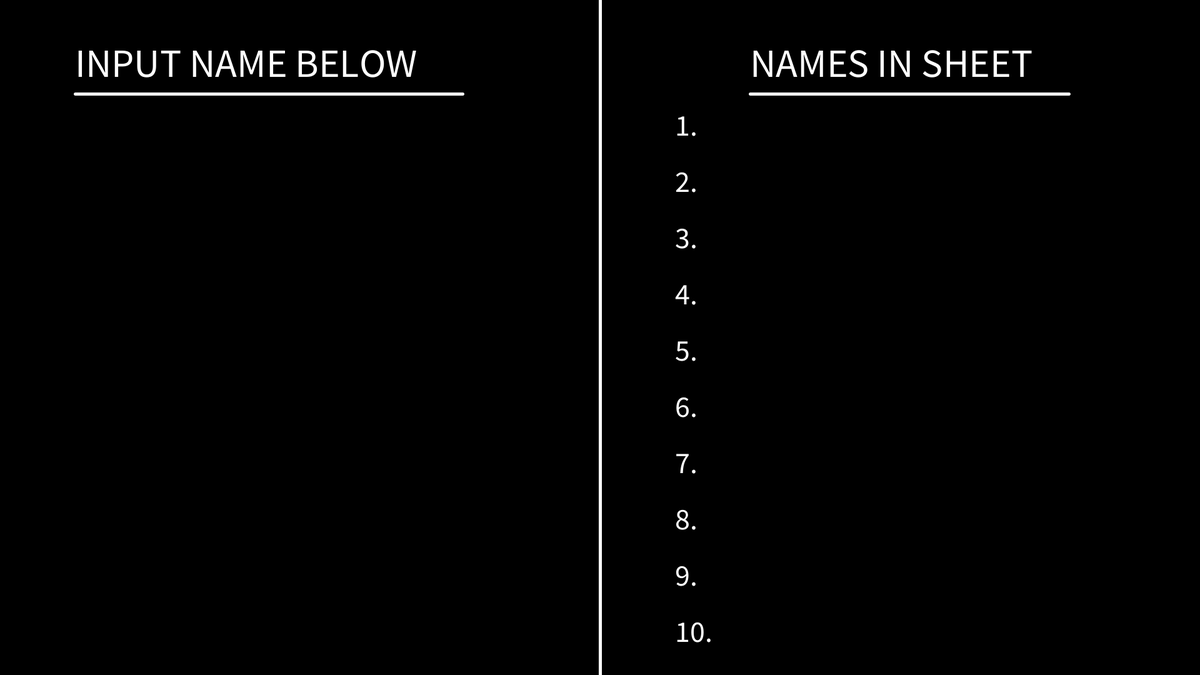
Frame 1 (no input)
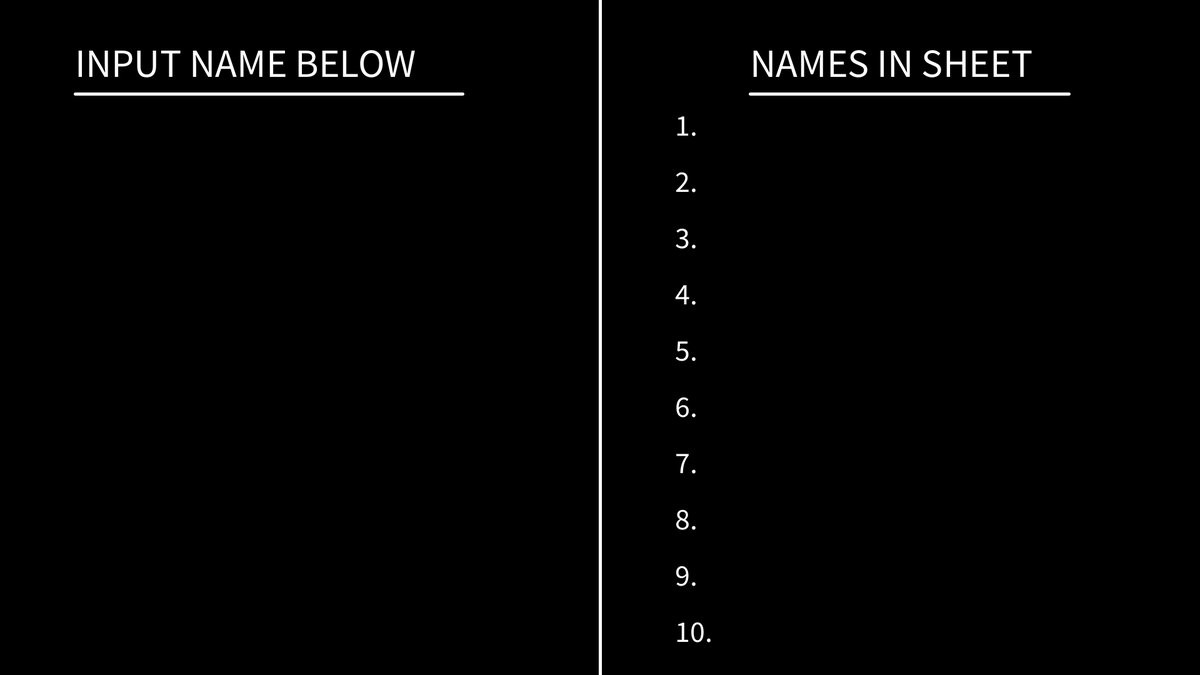
Frame 60 (the mouse pressed at the canvas centre just before this capture)
Frame 120 (the mouse held since frame 60 and released just before this capture): identical to frame 60, image omitted

The Processing sketch that drew these frames (run headless with seeded random() and noise(); from frame 60 on, the mouse is pressed at the canvas centre):

// Processing sketch: Arrays_04_SignupSheet
// ── Arrays_04_SignupSheet.pde
/*
Arrays_04_SignupSheet.pde
Author: Alexandros Lotsos
Summary: A sketch that uses keyboard input and arrays to maintain a 10 person signup sheet
that is displayed on screen.
*/

String[] names = new String[10]; //Array of names in the signup sheet
String input = ""; //Input String for a new name. Starts empty
int pointer = 0; //pointer value to keep track of our place in the signup sheet
float spacing = 90; //spacing between names on the signup sheet

void setup(){
  //set canvas parameters
  size(1920, 1080);
  background(0);
  stroke(255);
  fill(255);
  
  //set text parameters
  textAlign(LEFT, CENTER);
  strokeWeight(5);
}

void draw(){
  background(0); //refresh bg
  textSize(64);
  
  //divide canvas into 2 portions
  line(width/2, 0, width/2, height);
  
  //input header
  text("INPUT NAME BELOW",width/16, 100);
  line(width/16, 150, width/16 + 620, 150);
  
  //signup sheet header
  text("NAMES IN SHEET", 10*width/16, 100);
  line(10*width/16, 150, 10*width/16 + 510, 150);
  
  //display input
  text(input, width/16, 250);
  
  //display names in the sheet
  textSize(48);
  for(int i = 0; i < names.length; i++){
    if(names[i] == null){
      String output = (i + 1) + ". ";
      text(output, 9*width/16, 200 + i*spacing);
    }else{
      String output = (i + 1) + ". " + names[i];
      text(output, 9*width/16, 200 + i*spacing);
    }
  }
}

/*define keyboard controls for the signup sheet*****
ENTER: inserts input into names and clears input   *
BACKSPACE: drops the last character from the string*
Any ASCII key: Adds said key to the input string   *
***************************************************/
void keyPressed(){
  if(key == ENTER || key == RETURN && input.length() > 0){
    names[pointer] = input; //set current input to the slot of index pointer
    input = ""; //clear input
    pointer = (pointer + 1)%names.length; //increment pointer and loop it around the length of names
  }else if(key == BACKSPACE && input.length() > 0){
    //drop a character from the end of a string using backspace
    String newInput = input.substring(0, input.length() - 1);
    input = newInput;
    println(input);
  }else if(((int)key >= 32 && (int)key <= 126) && (input.length() < 18)){ //check whether the key is a letter in ascii
    input += key;
    println(input);
  }
}
